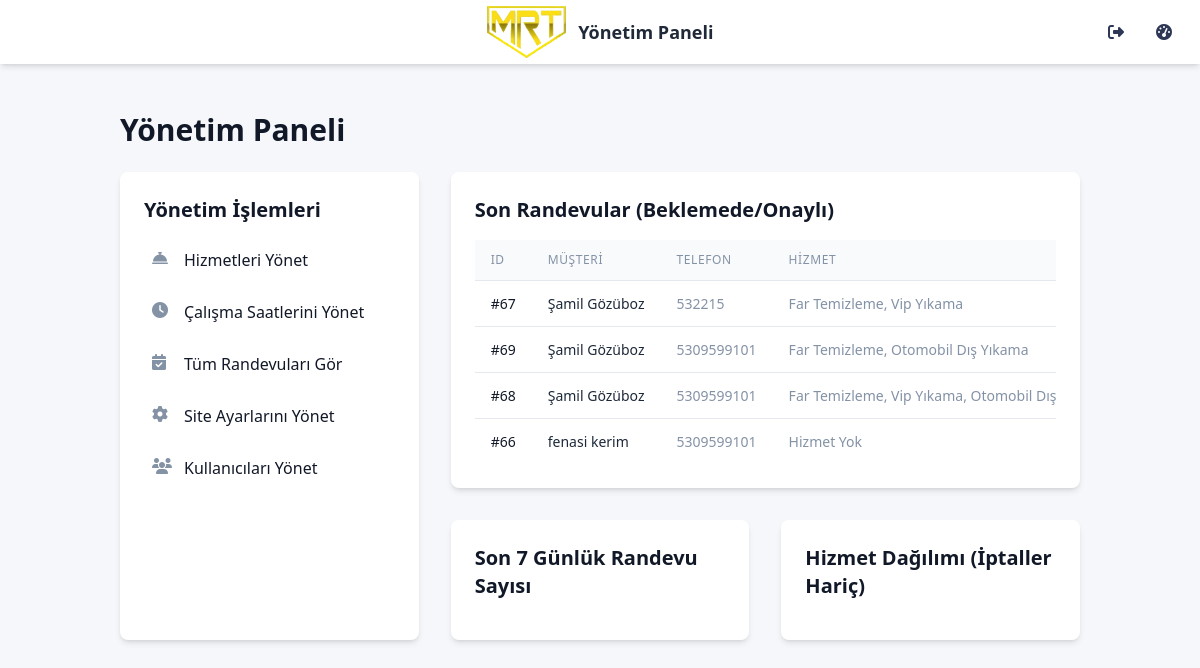
Screenshot of /randevu/yonetim/dashboard/ (signed in) with the database file from the repository.
### randevu/models.py (models this page shows, shortened)
class Appointment(models.Model):
    service = models.ManyToManyField(
        Service,
        verbose_name="Seçilen Hizmetler",
        related_name="appointments"
    )
    start_time = models.DateTimeField(verbose_name="Başlangıç Zamanı")
    end_time = models.DateTimeField(verbose_name="Bitiş Zamanı", null=True, blank=True)
    customer_name = models.CharField(max_length=100, verbose_name="Müşteri Adı Soyadı")
    customer_phone = models.CharField(max_length=20, verbose_name="Müşteri Telefon")
    customer_email = models.EmailField(blank=True, null=True, verbose_name="Müşteri E-posta")
    STATUS_CHOICES = (
        ('pending', 'Beklemede'),
        ('confirmed', 'Onaylandı'),
        ('cancelled', 'İptal Edildi'),
        ('completed', 'Tamamlandı'),
    )
    status = models.CharField(
        max_length=10,
        choices=STATUS_CHOICES,
        default='confirmed', # Varsayılan durum
        verbose_name="Durum"
    )
    created_at = models.DateTimeField(auto_now_add=True, verbose_name="Oluşturulma Tarihi")
    cancellation_code = models.CharField(max_length=6, unique=True, blank=True, verbose_name="İptal Kodu")
    class Meta:
        verbose_name = "Randevu"
        verbose_name_plural = "Randevular"
        ordering = ['-start_time'] # En yeni randevular başta

class Service(models.Model):
    category = models.ForeignKey(
        ServiceCategory,
        on_delete=models.SET_NULL, # Kategori silinirse hizmetleri silme, null yap
        null=True,
        blank=True, # Kategori atanmamış hizmetler olabilir
        related_name='services',
        verbose_name="Kategori"
    )
    name = models.CharField(max_length=100, verbose_name="Hizmet Adı")
    duration = models.PositiveIntegerField(verbose_name="Süre (dakika)")
    price = models.DecimalField(max_digits=10, decimal_places=2, verbose_name="Fiyat")
    is_active = models.BooleanField(default=True, verbose_name="Aktif mi?")
    class Meta:
        verbose_name = "Hizmet"
        verbose_name_plural = "Hizmetler"
        ordering = ['category__name', 'name'] # Önce kategori, sonra hizmet adına göre sırala

### randevu/views.py (the view)
@login_required
@user_passes_test(is_superuser)
def admin_dashboard_view(request):
    try:
        seven_days_ago = timezone.now() - timedelta(days=7)
        recent_appointments = Appointment.objects.filter(
            Q(created_at__gte=seven_days_ago) | Q(start_time__gte=timezone.now()),
            status__in=['pending', 'confirmed']
        ).order_by('-start_time').prefetch_related('service') # Hizmetleri de çekelim
    except Exception as e:
        print(f"HATA: Son randevular çekilirken: {e}")
        recent_appointments = Appointment.objects.none()
        messages.error(request, "Son randevular yüklenirken bir sorun oluştu.")
    daily_labels, daily_data, service_labels, service_data = [], [], [], []
    try:
        daily_counts_queryset = Appointment.objects.filter(
            start_time__date__gte=seven_days_ago.date()
        ).annotate(date=TruncDate('start_time')).values('date').annotate(count=Count('id')).order_by('date')
        daily_labels = [item['date'].strftime('%d %b') for item in daily_counts_queryset]
        daily_data = [item['count'] for item in daily_counts_queryset]
        valid_appointments = Appointment.objects.filter(
            status__in=['pending', 'confirmed', 'completed']
        ).prefetch_related('service')
        service_counts = {}
        for appt in valid_appointments:
            for service in appt.service.all():
                service_counts[service.name] = service_counts.get(service.name, 0) + 1
        sorted_service_counts = dict(sorted(service_counts.items(), key=lambda item: item[1], reverse=True))
        service_labels = list(sorted_service_counts.keys())
        service_data = list(sorted_service_counts.values())
    except Exception as e:
        print(f"HATA: Rapor verileri oluşturulurken: {e}")
        traceback.print_exc()
        messages.error(request, "Rapor verileri oluşturulurken bir sorun oluştu.")
    try:
        daily_labels_json = json.dumps(daily_labels)
        daily_data_json = json.dumps(daily_data)
        service_labels_json = json.dumps(service_labels)
        service_data_json = json.dumps(service_data)
    except Exception as json_e:
        print(f"HATA: Veriler JSON'a çevrilirken: {json_e}")
        messages.error(request, "Grafik verileri hazırlanırken bir sorun oluştu.")
        daily_labels_json, daily_data_json, service_labels_json, service_data_json = '[]', '[]', '[]', '[]'
    context = {
        'recent_appointments': recent_appointments,
        'daily_labels': daily_labels_json,
        'daily_data': daily_data_json,
        'service_labels': service_labels_json,
        'service_data': service_data_json,
        'section': 'dashboard'
    }
    return render(request, 'randevu/admin_dashboard.html', context)

### randevu/views.py (called while the page is built)
def is_superuser(user):
    return user.is_authenticated and user.is_superuser

### randevu/templates/randevu/admin_dashboard.html (shortened to what this page needs)
{% extends 'base.html' %}
{% load static %}
{% block header_title %}Yönetim Paneli{% endblock %}
{% block content %}
<div class="container mx-auto px-4 py-8">
    <h1 class="text-3xl font-bold text-gray-900 dark:text-white mb-6">Yönetim Paneli</h1>
    <div class="grid grid-cols-1 lg:grid-cols-3 gap-8">
        <div class="lg:col-span-1 bg-white dark:bg-gray-800 shadow-md rounded-lg p-6">
            <h2 class="text-xl font-semibold text-gray-900 dark:text-white mb-4">Yönetim İşlemleri</h2>
            <ul class="space-y-3">
                 <li>
                     <a href="{% url 'admin:randevu_service_changelist' %}" class="flex items-center p-2 text-gray-900 rounded-lg dark:text-white hover:bg-gray-100 dark:hover:bg-gray-700 group">
                         <i class="fas fa-concierge-bell w-5 h-5 text-gray-500 transition duration-75 dark:text-gray-400 group-hover:text-gray-900 dark:group-hover:text-white"></i>
                         <span class="ms-3">Hizmetleri Yönet</span>
                     </a>
                 </li>
                 <li>
                     <a href="{% url 'admin:randevu_workinghours_changelist' %}" class="flex items-center p-2 text-gray-900 rounded-lg dark:text-white hover:bg-gray-100 dark:hover:bg-gray-700 group">
                         <i class="fas fa-clock w-5 h-5 text-gray-500 transition duration-75 dark:text-gray-400 group-hover:text-gray-900 dark:group-hover:text-white"></i>
                         <span class="ms-3">Çalışma Saatlerini Yönet</span>
                     </a>
                 </li>
                 <li>
                     <a href="{% url 'admin:randevu_appointment_changelist' %}" class="flex items-center p-2 text-gray-900 rounded-lg dark:text-white hover:bg-gray-100 dark:hover:bg-gray-700 group">
                          <i class="fas fa-calendar-check w-5 h-5 text-gray-500 transition duration-75 dark:text-gray-400 group-hover:text-gray-900 dark:group-hover:text-white"></i>
                          <span class="ms-3">Tüm Randevuları Gör</span>
                     </a>
                 </li>
                 <li>
                     <a href="{% url 'admin:randevu_businesssettings_changelist' %}" class="flex items-center p-2 text-gray-900 rounded-lg dark:text-white hover:bg-gray-100 dark:hover:bg-gray-700 group">
                         <i class="fas fa-cog w-5 h-5 text-gray-500 transition duration-75 dark:text-gray-400 group-hover:text-gray-900 dark:group-hover:text-white"></i>
                         <span class="ms-3">Site Ayarlarını Yönet</span>
                     </a>
                 </li>
                 <li>
                     <a href="{% url 'admin:auth_user_changelist' %}" class="flex items-center p-2 text-gray-900 rounded-lg dark:text-white hover:bg-gray-100 dark:hover:bg-gray-700 group">
                         <i class="fas fa-users w-5 h-5 text-gray-500 transition duration-75 dark:text-gray-400 group-hover:text-gray-900 dark:group-hover:text-white"></i>
                         <span class="ms-3">Kullanıcıları Yönet</span>
                     </a>
                 </li>
            </ul>
        </div>
        <div class="lg:col-span-2 space-y-8">
            <div class="bg-white dark:bg-gray-800 shadow-md rounded-lg p-6">
                <h2 class="text-xl font-semibold text-gray-900 dark:text-white mb-4">Son Randevular (Beklemede/Onaylı)</h2>
                <div class="overflow-x-auto">
                    <table class="min-w-full divide-y divide-gray-200 dark:divide-gray-700">
                        <thead class="bg-gray-50 dark:bg-gray-700">
                            <tr>
                                <th scope="col" class="px-4 py-3 text-left text-xs font-medium text-gray-500 dark:text-gray-300 uppercase tracking-wider">ID</th>
                                <th scope="col" class="px-4 py-3 text-left text-xs font-medium text-gray-500 dark:text-gray-300 uppercase tracking-wider">Müşteri</th>
                                <th scope="col" class="px-4 py-3 text-left text-xs font-medium text-gray-500 dark:text-gray-300 uppercase tracking-wider">Telefon</th>
                                <th scope="col" class="px-4 py-3 text-left text-xs font-medium text-gray-500 dark:text-gray-300 uppercase tracking-wider">Hizmet</th>
                            </tr>
                        </thead>
                        <tbody class="bg-white dark:bg-gray-800 divide-y divide-gray-200 dark:divide-gray-700">
                            {% for appt in recent_appointments %}
                            <tr>
                                <td class="px-4 py-3 whitespace-nowrap text-sm font-medium text-gray-900 dark:text-white">#{{ appt.id }}</td>
                                <td class="px-4 py-3 whitespace-nowrap text-sm text-gray-700 dark:text-gray-300">{{ appt.customer_name }}</td>
                                <td class="px-4 py-3 whitespace-nowrap text-sm text-gray-500 dark:text-gray-400">{{ appt.customer_phone }}</td>
                                <td class="px-4 py-3 whitespace-nowrap text-sm text-gray-500 dark:text-gray-400">
                                    {% for svc in appt.service.all %}
                                        {{ svc.name }}{% if not forloop.last %}, {% endif %}
                                    {% empty %}
                                        Hizmet Yok
                                    {% endfor %}
                                </td>                                <td class="px-4 py-3 whitespace-nowrap text-sm text-gray-500 dark:text-gray-400">{{ appt.start_time|date:"d.m.Y H:i" }}</td>
                            </tr>
                            {% empty %}
                            <tr>
                                <td colspan="7" class="px-4 py-4 text-center text-sm text-gray-500 dark:text-gray-400">Gösterilecek yeni randevu bulunamadı.</td>
                            </tr>
                            {% endfor %}
                        </tbody>
                    </table>
                </div>
            </div>
            <div class="grid grid-cols-1 md:grid-cols-2 gap-8">
                <div class="bg-white dark:bg-gray-800 shadow-md rounded-lg p-6">
                     <h2 class="text-xl font-semibold text-gray-900 dark:text-white mb-4">Son 7 Günlük Randevu Sayısı</h2>
                 </div>
                 <div class="bg-white dark:bg-gray-800 shadow-md rounded-lg p-6">
                     <h2 class="text-xl font-semibold text-gray-900 dark:text-white mb-4">Hizmet Dağılımı (İptaller Hariç)</h2>
                 </div>
            </div>
        </div>
    </div>
</div>
{% endblock %}

### templates/base.html (shortened to what this page needs)
{% load static %}
<!DOCTYPE html>
<html lang="tr">
<head>
    <link rel="stylesheet" href="https://cdnjs.cloudflare.com/ajax/libs/font-awesome/6.4.0/css/all.min.css">
    <script src="https://cdn.tailwindcss.com"></script>
</head>
<body class="bg-gray-100 font-sans text-gray-700 overflow-x-hidden">
    <header class="fixed top-0 left-0 right-0 h-16 bg-white shadow-md flex justify-between items-center px-4 z-50">
        <div class="flex items-center justify-center flex-shrink-0">
            <img src="{{ site_logo_url }}" alt="{{ site_adi|default:'Logo' }}" class="h-[52px] mr-3">
            <span class="font-semibold text-lg text-gray-800">
                 {% block header_title %}{{ site_adi|default:"Site Başlığı" }}{% endblock %}
            </span>
        </div>
        <div class="flex-1 flex items-center justify-end space-x-2">
            {% if user.is_authenticated %}
                <form method="post" action="{% url 'logout' %}" class="inline">
                    <button type="submit" title="Çıkış Yap" class="w-10 h-10 flex items-center justify-center text-secondary rounded-full hover:bg-gray-100 focus:outline-none">
                        <i class="fas fa-sign-out-alt"></i>
                    </button>
                </form>
                 {% if user.is_superuser %}
                 <a href="{% url 'randevu:admin_dashboard' %}" title="Yönetim Paneli" class="w-10 h-10 flex items-center justify-center text-secondary rounded-full hover:bg-gray-100">
                     <i class="fas fa-tachometer-alt"></i>
                 </a>
                 {% endif %}
            {% else %}
                 <a href="{% url 'login' %}" title="Giriş Yap" class="w-10 h-10 flex items-center justify-center text-secondary rounded-full hover:bg-gray-100">
                     <i class="fas fa-sign-in-alt"></i>
                </a>
            {% endif %}
        </div>
    </header>
    <main class="container mx-auto pt-20 px-4 pb-4 min-full">
        {% block content %}
        {% endblock %}
    </main>
</body>
</html>

### rows the page displays
Appointment: id "67", customer_name "Şamil Gözüboz", customer_phone "532215"
Service: name "Far Temizleme"
Service: name "Vip Yıkama"
Appointment: id "69", customer_name "Şamil Gözüboz", customer_phone "5309599101"
Service: name "Otomobil Dış Yıkama", name "Otomobil Dış…"
Appointment: id "68", customer_name "Şamil Gözüboz", customer_phone "5309599101"
Appointment: id "66", customer_name "fenasi kerim", customer_phone "5309599101"
